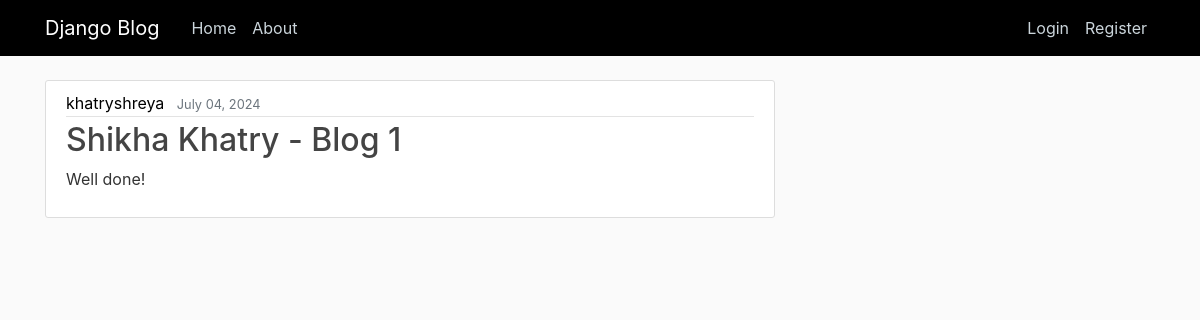
Screenshot of /post/7/ with the database file from the repository.
### blog/models.py (models this page shows, shortened)
class Post(models.Model):
    title=models.CharField(max_length=255)
    content=models.TextField()
    date_posted=models.DateTimeField(default=timezone.now)
    author=models.ForeignKey(User,on_delete=models.CASCADE)

### blog/views.py (the view)
# urls.py: path('post/<int:pk>/',PostDetailView.as_view(),name='post-detail'),
class PostDetailView(DetailView):
    model = Post

### blog/templates/blog/post_detail.html (shortened to what this page needs)
{%extends "blog/base.html" %}
{% block content%}
        <article class="media content-section">
            <div class="media-body">
            <div class="article-metadata">
                <a class="mr-2" href="#" style="color: black;">{{ object.author }}</a>
                <small class="text-muted">{{ object.date_posted|date:"F d, Y"}}</small>
            </div>
            <h2><a class="article-title" href="#">{{ object.title }}</a></h2>
            <p class="article-content">{{ object.content }}</p>
            </div>
        </article>
{% endblock content %}

### blog/static/blog/main.css (style rules this page uses)
body { background: #fafafa; color: #333333; margin-top: 5rem; }
h1, h2, h3, h4, h5, h6 { color: #444444; }
.content-section { background: #ffffff; padding: 10px 20px; border: 1px solid #dddddd; border-radius: 3px; margin-bottom: 20px; }
.article-title { color: #444444; }
.article-content { white-space: pre-line; }
.article-metadata { padding-bottom: 1px; margin-bottom: 4px; border-bottom: 1px solid #e3e3e3 }

### rows the page displays
Post: author "khatryshreya", date_posted "July 04, 2024", title "Shikha Khatry - Blog 1", content "Well done!"
